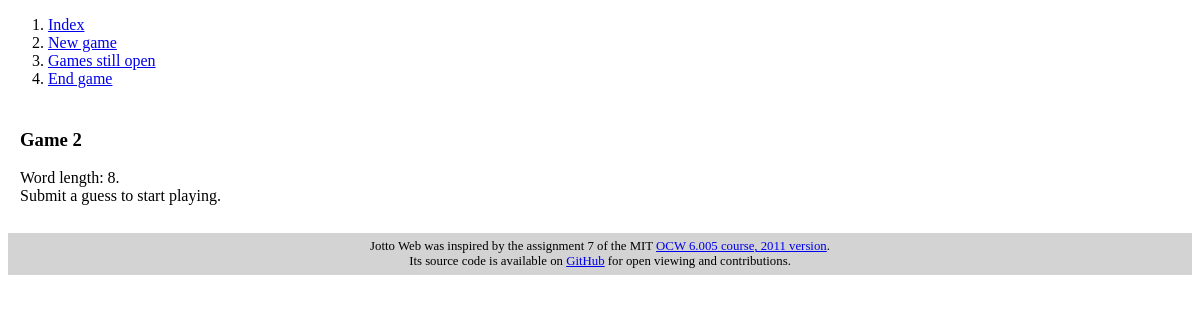
The app's page /session/2, older data.
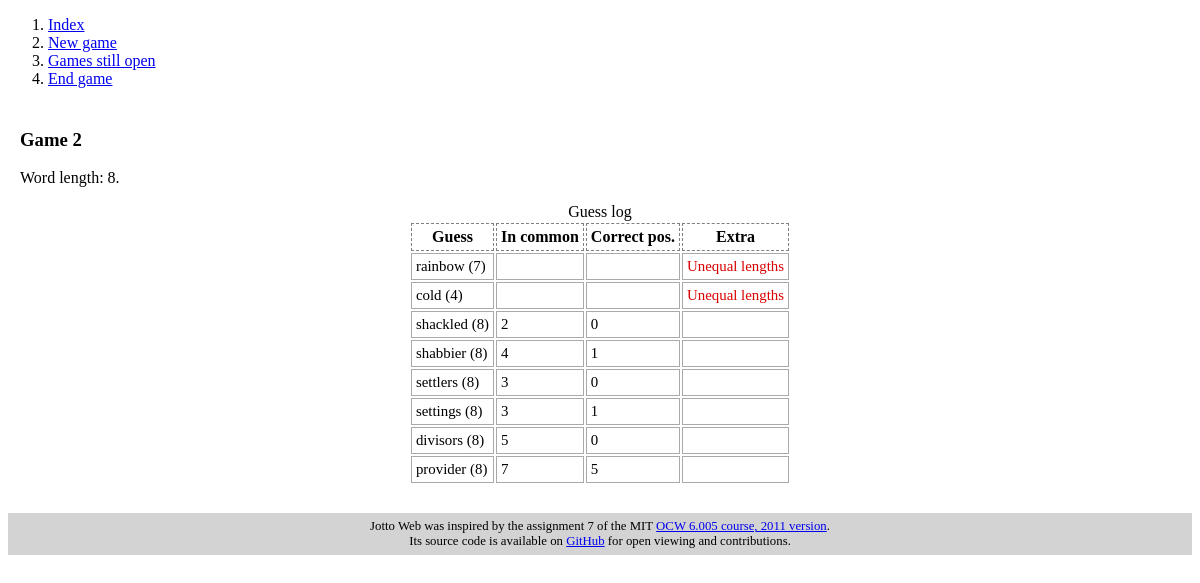
The same page, newer data.
### JottoWebApp/models.py (models this page shows, shortened)
class Guess(models.Model):
    name = models.CharField(max_length=128, editable=False)
    session = models.ForeignKey(Session, on_delete=models.CASCADE)
    time = models.DateTimeField(default=timezone.localtime)
    def common(self):
        hidden = Puzzle.objects.get(id=self.session.puzzle.id)
        return in_common(self.name, hidden.name)
    def correct_position(self):
        hidden = Puzzle.objects.get(id=self.session.puzzle.id)
        return correct_position(self.name, hidden.name)

class Session(models.Model):
    puzzle = models.ForeignKey(Puzzle, on_delete=models.CASCADE)
    start_date = models.DateTimeField(default=timezone.localtime)
    end_date = models.DateTimeField(null=True)
    def guesses_by_newest(self):
        return self.guess_set.order_by("-time")

class Puzzle(models.Model):
    name = CharField(max_length=128, unique=True)

### JottoWebApp/views.py (the view)
# urls.py: url(r"^session/(?P<session_id>\d+)$", session, name="session"),
def session(request, session_id):
    session = get_object_or_404(Session, id=session_id)
    template = loader.get_template("jotto/session.html")
    context = {
        "session": session,
    }
    return HttpResponse(template.render(context, request))

### JottoWebApp/utils.py (called while the page is built)
def in_common(first, second):
    fmap: dict = chars_count(first)
    smap: dict = chars_count(second)
    result = 0
    for i in set(fmap.keys()).intersection(smap.keys()):
        result += min(fmap[i], smap[i])
    return result

def correct_position(first, second):
    return sum([f == s for f, s in zip(first, second)])

def chars_count(word: str):
    res = dict()
    for c in word:
        res[c] = res.get(c, 0) + 1
    return res

### JottoWebApp/templates/jotto/session.html (shortened to what this page needs)
{% extends "jotto/base.html" %}
{% block sidebar %}
    {{ block.super }}
    <li><a href="{% url 'jotto:close_session' session.id %}">End game</a></li>
{% endblock %}
{% block content %}
    <p style="content-align: center">
        <h3>Game {{ session.id }}</h3>
        <p>
            Word length: {{ session.puzzle.name | length }}.<br>
            {% if session.guess_set.all %}
                <table id="guesses">
                    <thead>
                        <caption>Guess log</caption>
                        <tr>
                            <th>Guess</th>
                            <th>In common</th>
                            <th>Correct pos.</th>
                            <th>Extra</th>
                        </tr>
                    </thead>
                    <tbody>
                        {% for g in session.guesses_by_newest %}
                            <tr>
                                <td>{{ g.name }} ({{ g.name|length }})</td>
                                {% if session.puzzle.name|length == g.name|length %}
                                    <td>{{ g.common }}</td>
                                    <td>{{ g.correct_position }}</td>
                                    <td></td>
                                {% else %}
                                    <td></td>
                                    <td></td>
                                    <td class="error">Unequal lengths</td>
                                {% endif %}
                            </tr>
                        {% endfor %}
                    </tbody>
                </table>
            {% else %}
                Submit a guess to start playing.
            {% endif %}
        </p>
    </p>
{% endblock %}

Row changes from the older to the newer data that the page shows:
added Guess: name "rainbow", name|length "7", shows "Unequal lengths"
added Guess: name "cold", name|length "4", shows "Unequal lengths"
added Guess: name "shackled", name|length "8", common "2", correct_position "0"
added Guess: name "shabbier", name|length "8", common "4", correct_position "1"
added Guess: name "settlers", name|length "8", common "3", correct_position "0"
added Guess: name "settings", name|length "8", common "3", correct_position "1"
added Guess: name "divisors", name|length "8", common "5", correct_position "0"
added Guess: name "provider", name|length "8", common "7", correct_position "5"
Text that changed along with them:
text no longer shown: "Submit a guess to start playing."
text now shown: "Guess log Guess In common Correct pos. Extra"
